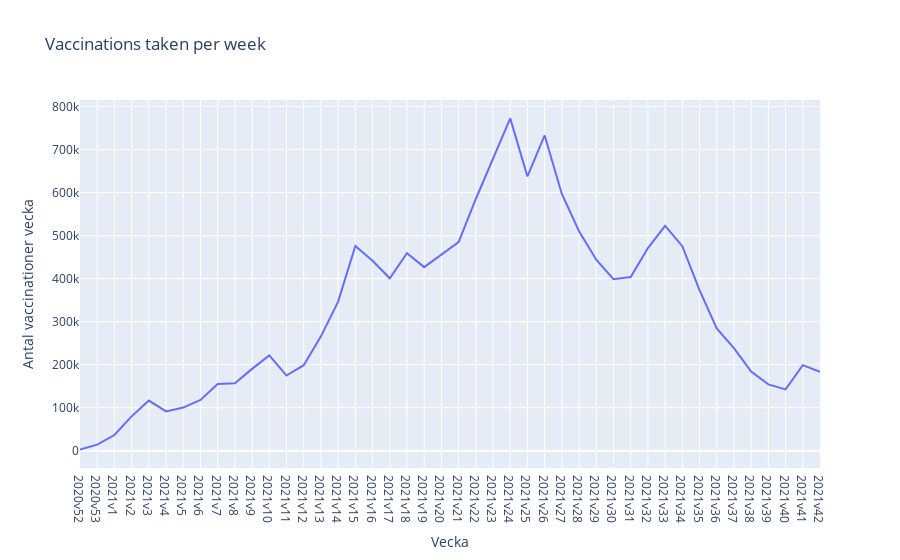

Notebook cell for this chart:
### Code cell
# Vaccinations performed everyweek

#read in the right sheet from the excel file
vaccionation_per_week = pd.read_excel(covid19_vaccine_file_path, sheet_name="Vaccinationer tidsserie")

#keep only the data about the whole country and drop the column "Region"
vaccionation_per_week = vaccionation_per_week[vaccionation_per_week["Region"]=="| Sverige |"].drop(columns="Region")

#merge the year and week columns to get a column with data in the type "2020v6" 
vaccionation_per_week["Vecka"] = vaccionation_per_week["År"].astype(str) + "v" +vaccionation_per_week["Vecka"].astype(str)

# drop the "År" column
vaccionation_per_week = vaccionation_per_week.drop(columns="År")

#reset index
vaccionation_per_week = vaccionation_per_week.reset_index(drop=True)

#initialize a list with the first value being the value of the first week of vaccination
new_values = [vaccionation_per_week["Antal vaccinationer"][0]]

#go through the data and substract the value before from the actual value, to get the weekly doses from the accumulated doses taken
for i in range(1,len(vaccionation_per_week)):
    new_values.append(vaccionation_per_week["Antal vaccinationer"][i]-vaccionation_per_week["Antal vaccinationer"][i-1])

#add the values to the dataframe in a new column
vaccionation_per_week["Antal vaccinationer vecka"] = new_values

#create the figure with our new column as "y" using plotly express
fig = px.line(data_frame=vaccionation_per_week, 
                x = "Vecka", 
                y="Antal vaccinationer vecka", 
                title = "Vaccinations taken per week")
fig.show()

#save the file as html
fig.write_html("Visualiseringar/Upp3_KPI3_Vaccinations_taken_per_week.html")

### Figure 1 — Plotly figure (JSON) as saved in the notebook; plotly's stock layout.template omitted (floating-point values rounded to 4 significant figures)
{"data": [{"hovertemplate": "Vecka=%{x}<br>Antal vaccinationer vecka=%{y}<extra></extra>", "legendgroup": "", "line": {"color": "#636efa", "dash": "solid"}, "marker": {"symbol": "circle"}, "mode": "lines", "name": "", "orientation": "v", "showlegend": false, "type": "scatter", "x": ["2020v52", "2020v53", "2021v1", "2021v2", "2021v3", "2021v4", "2021v5", "2021v6", "2021v7", "2021v8", "2021v9", "2021v10", "2021v11", "2021v12", "2021v13", "2021v14", "2021v15", "2021v16", "2021v17", "2021v18", "2021v19", "2021v20", "2021v21", "2021v22", "2021v23", "2021v24", "2021v25", "2021v26", "2021v27", "2021v28", "2021v29", "2021v30", "2021v31", "2021v32", "2021v33", "2021v34", "2021v35", "2021v36", "2021v37", "2021v38", "2021v39", "2021v40", "2021v41", "2021v42"], "xaxis": "x", "y": [2472, 14042, 36430, 79794, 116557, 91186, 100166, 118038, 154788, 156726, 190129, 221564, 174629, 198655, 265806, 346479, 475784, 441495, 400737, 459140, 426699, 454895, 484804, 585180, 680932, 772586, 637608, 732946, 596962, 510144, 443921, 398848, 403675, 471074, 522590, 475436, 373104, 284244, 238277, 183969, 154040, 142587, 198927, 183569], "yaxis": "y"}], "layout": {"legend": {"tracegroupgap": 0}, "title": {"text": "Vaccinations taken per week"}, "xaxis": {"anchor": "y", "domain": [0, 1], "title": {"text": "Vecka"}}, "yaxis": {"anchor": "x", "domain": [0, 1], "title": {"text": "Antal vaccinationer vecka"}}}}
